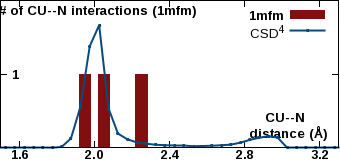

The script that saved this image:
set encoding iso_8859_1
set terminal pngcairo transparent enhanced size 340, 160 font "Arial Bold,10"
set output "/var/www/html/csgid/app/webroot/neighborhood_temp/1mfm/CU--N.png"
set lmargin at screen 0.00
set bmargin at screen 0.08
set rmargin at screen 0.995
set tmargin at screen 1.00
set xrange [1.5:3.3]
set format x "%3.1f"
set xtics 1.6,0.4,3.2
set xtics offset 0,graph 0.065
set yrange [0:17216.4]
unset ytics
set y2range [0:2]
set y2tics 1,1,1
set y2tics offset -49,graph 0.00
set y2tics mirror
set view 80,45
set key top right
set boxwidth 0.06
set style fill solid 1.0
set xlabel "CU--N \n distance (\305)" offset 17,4.4
set y2label "# of CU--N interactions (1mfm)" offset -40,4 rotate by 0
plot "-" using ($1+0.05):2 with boxes lc rgb "#801010" axis x1y2 title "1mfm", \
     "/var/www/html/csgid/app/webroot/neighborhood_temp/csd_metal_distances/CU--N.csv" using ($1+0.025):2 with linespoints linewidth 2 pointtype 7 pointsize 0.2 lc rgb "#074a7e" title "CSD^{4}" axis x1y1
1.9	1
2	1
2.2	1
e
